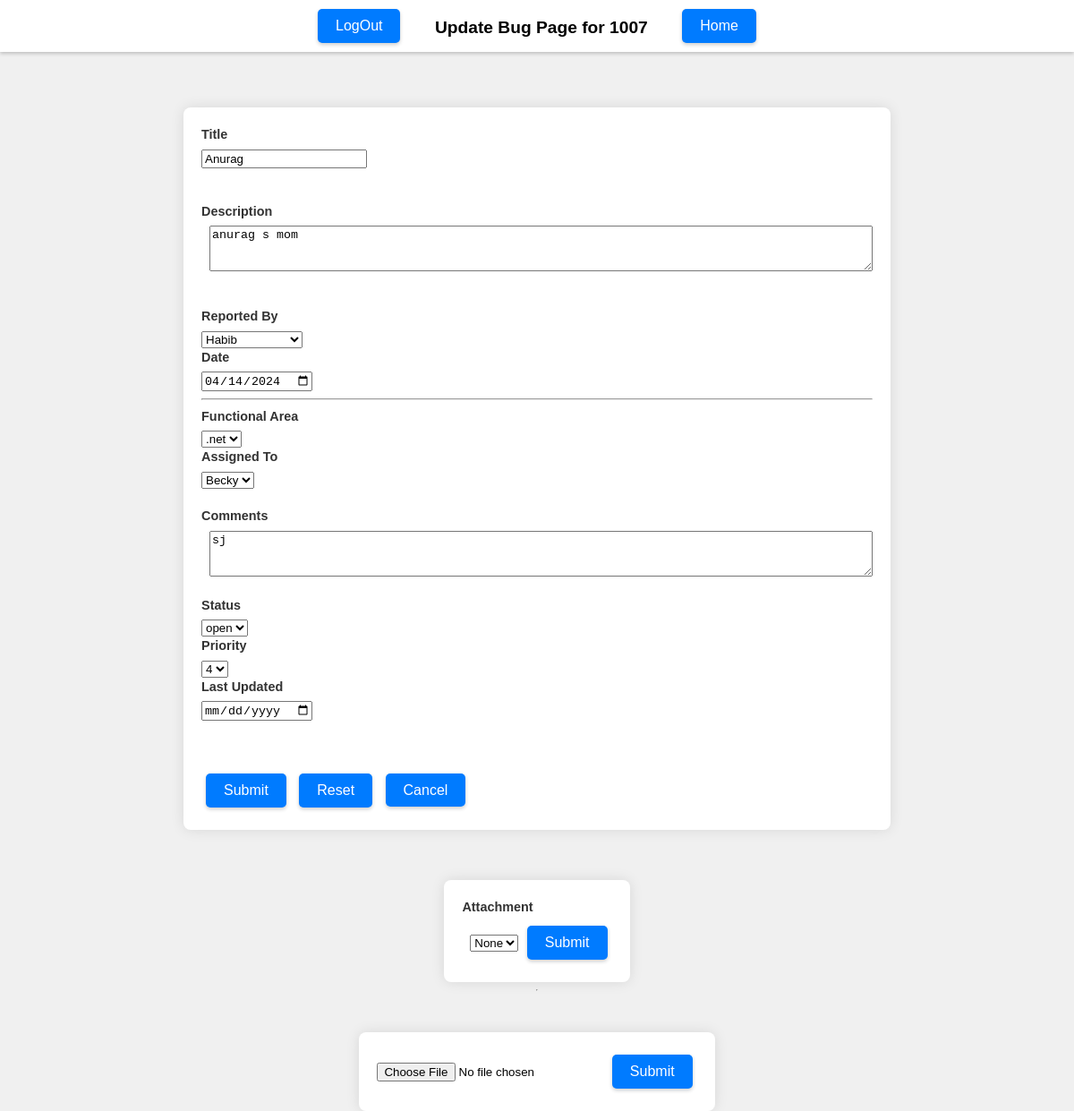
The app's page /update_bug/1007 (signed in), older data.
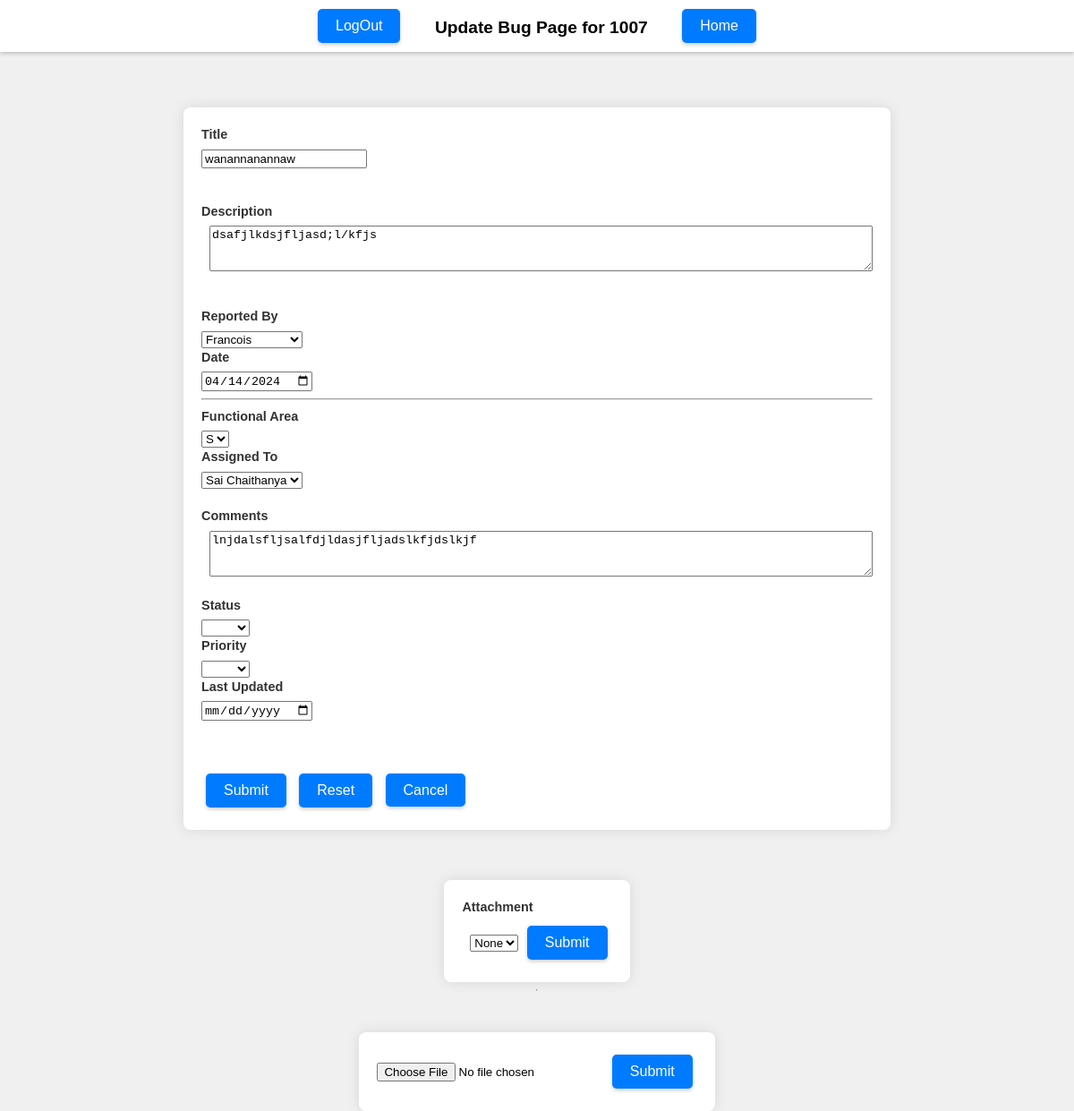
The same page, newer data.
### tables this page shows
CREATE TABLE BUGS (
            bug_id INTEGER NOT NULL PRIMARY KEY AUTOINCREMENT,
            problem_summary TEXT,
            problem TEXT,
            reported_by TEXT,
            entry_date TEXT,
            areas TEXT,
            assigned_to TEXT,
            comments TEXT,
            status TEXT,
            priority TEXT,
            resolved_date TEXT, program_options varchar(30));

CREATE TABLE `employees` ( `emp_id` INTEGER NOT NULL PRIMARY KEY AUTOINCREMENT, `name` varchar(32) NOT NULL, `username` varchar(32) NOT NULL, `password` varchar(32) NOT NULL, `userlevel` int(11) NOT NULL);

### app.py (the view, shortened to what this page needs)
@app.route("/update_bug/<bug_id>",methods=["GET","POST"])
def update_bug(bug_id):
    if "loggedin" not in session:
        return render_template("login.html")
    db = get_db()
    query = f"select * from bugs where bug_id={bug_id}"
    cur = db.execute(query)
    data = cur.fetchone()
    programs = get_programs()
    employees = get_employees()
    areas = get_area()
    status=["open","closed","resolved"]
    priority = ["1","2","3","4","5","6"]
    attach_cur = db.execute(f'select * from attach where bug_id={bug_id}')
    attach = attach_cur.fetchall()
    return render_template("update_bug.html",bug_id=bug_id,data=data,programs=programs,\
                           employees=employees,areas=areas,\
                            status=status,priority=priority)

### app.py (called while the page is built)
def connect_db():
    sql = sqlite3.connect('/Users/anurag/Documents/CSULB/Sem 4/CECS 544/Assignments/Semester Project/Bug_Hound-Project-main/final_project/server/db/bughound.db')
    sql.row_factory = sqlite3.Row
    return sql

def get_db():
    if not hasattr(g,"sqlite3"):
        g.sqlite_db = connect_db()
    return g.sqlite_db

def get_programs():
    db=get_db()
    cur = db.execute('select * from programs')
    programs = cur.fetchall()
    return programs

def get_employees():
    db=get_db()
    cur = db.execute('select * from employees')
    employees = cur.fetchall()
    return employees

def get_area():
    db = get_db()
    cur = db.execute("select * from areas")
    areas = cur.fetchall()
    return areas

### templates/update_bug.html (shortened to what this page needs)
<!DOCTYPE html>
<html lang="en">
<head>
    <link rel="stylesheet" href="{{ url_for('static', filename='css/database_maintenance.css') }}">
</head>
<body>
    <div class="header">
        <div class="navigation">
            <a href="{{url_for('logout')}}" class="btn header-btn">LogOut</a>
            <span class="header-title">Update Bug Page for {{bug_id}}</span>
            <a href="{{url_for('index_page')}}" class="btn header-btn">Home</a>
        </div>
    </div>
    <form method="POST" action="{{url_for('update_bug',bug_id=bug_id)}}">
        <div class="form-row">
            <label for="problem_summary">Title</label>
            <input type="text" id="problem_summary" name="problem_summary" value="{{ data.problem_summary }}">
        </div>
        <br/>
        <div class="form-row" style="margin-top:20px;">
            <label style="vertical-align:top" for=problem>Description</label>
            <textarea name="problem" id="problem" cols="90" rows="3" >{{ data.problem }}</textarea>
        </div>
        <br/>
        <br/>
        <div class="form-row">
            <label id="reported_by">Reported By</label>
            <select id ="reported_by" name="reported_by">
                {% for employee in employees %}
                <option value="{{ employee.name }}" {% if employee.name == data.reported_by %}selected{% endif %}>{{ employee.name }}</option>
                {% endfor %}
            </select>
            <label for="entry_date">Date</label>
            <input type="date" id="entry_date" name="entry_date" value="{{ data.entry_date }}"><br>
        </div>
        <hr/>
        <div class="form-row">
            <label id="areas">Functional Area</label>
            <select id ="areas" name="areas">
                {% for area in areas %}
                <option value="{{area.area}}" {% if area.area == data.areas %}selected{% endif %}>{{ data.areas }}</option>
                {% endfor %}
            </select>
            <label id="assigned_to">Assigned To</label>
            <select id ="assigned_to" name="assigned_to">
                {% for employee in employees %}
                <option value="{{employee.name}}" {% if employee.name == data.assigned_to %}selected{% endif %}>{{data.assigned_to}}</option>
                {% endfor %}
            </select>
        </div>
        <div class="form-row" style="margin-top:20px;">
            <label style="vertical-align:top" for=comments>Comments</label>
            {% if data[0][11] %}
                <textarea name="comments" id="comments" cols="90" rows="3">{{ data.comments }}</textarea>
            {% else %}
            <textarea name="comments" id="comments" cols="90" rows="3">{{ data.comments }}</textarea>
            {% endif %}
        </div>
        <br/>
         <div class="form-row">
            <label id="status">Status</label>
            <select id ="status" name="status">
                <option style="display:none;"></option>
                {% for stat in status %}
                <option value="{{stat}}" {% if stat == data.status %}selected{% endif %}>{{data.status}}</option>
                {% endfor %}
            </select>
            <label id="priority">Priority</label>
            <select id ="priority" name="priority">
            <option style="display:none;"></option>
            {% for prior in priority %}
            <option value="{{prior}}" {% if prior == data.priority %}selected{% endif %}>{{data.priority}}</option>
            {% endfor %}
            </select>
        </div>
        <div>
            <label for="resolved_date">Last Updated</label>
            <input type="date" id="resolved_date" name="resolved_date" value="{{data[0][17]}}">
        </div>
        <br/>
        <br/>
        <br/>
        <div class="button-row">
            <input type="submit" class="btn" value="Submit">
            <input type="reset" class="btn" value="Reset">
            <a href="{{url_for('index_page')}}" class="btn" style="text-decoration: none; color: white;">Cancel</a>
        </div>
    </form>
    <br/>
    <br/>
    <form action="{{url_for('view_attachment')}}" method="post">
        <label for="options"><b>Attachment</b></label>
        <select name="options">
            <option value="None" selected>None</option>
        </select>
        <input type="submit" class="btn" value ="Submit">
    </form>
    <hr/>
    <br/>
    <form action = "{{url_for('upload_attachment',bug_id=bug_id)}}" method = "post" enctype="multipart/form-data">
        <input type="file" name="file" />
        <input type = "submit" class="btn" value="Submit">
    </form>
</body>
</html>

### static/css/database_maintenance.css (style rules this page uses)
body { background-color: #f0f0f0; font-family: Arial, sans-serif; margin: 0; padding-top: 100px; display: flex; flex-direction: column; align-items: center; }
.header { width: 100%; display: flex; flex-direction: row; align-items: center; padding: 10px 0; background: #fff; box-shadow: 0 2px 4px rgba(0,0,0,0.2); position: fixed; top: 0; z-index: 1000; }
label { display: block; margin-bottom: 5px; font-weight: bold; }
form { background-color: white; padding: 20px; border-radius: 8px; box-shadow: 0px 0px 15px rgba(0,0,0,0.1); margin-top: 20px; }
label { font-size: 0.9rem; line-height: 1.5; color: #333; }
.btn, input[type="submit"], input[type="reset"], button[type="button"] { box-shadow: 0px 2px 4px rgba(0,0,0,0.2); transition: background-color 0.3s ease, box-shadow 0.3s ease; }
.navigation { display: flex; justify-content: space-between; padding: 0 20px; width: 100%; max-width: 500px; margin: auto; }
.btn, input[type="submit"], input[type="reset"], button[type="button"], .button-row .btn { padding: 10px 20px; background-color: #007bff; color: white; border: none; border-radius: 5px; cursor: pointer; text-decoration: none; margin: 5px; font-size: inherit; }
.header-btn { padding: 10px 20px; background-color: #007bff; color: white; border: none; border-radius: 5px; cursor: pointer; margin: 0 5px; }
.header-title { margin-top: 10px; text-align: center; width: 100%; font-size: larger; font-weight: 700; }

Row changes from the older to the newer data that the page shows:
changed BUGS: problem_summary "Anurag" → "wanannanannaw"; problem "anurag s mom" → "dsafjlkdsjfljasd;l/kfjs"; reported_by "Habib" → "Francois"; areas ".net" → "S"; assigned_to "Becky" → "Sai Chaithanya"; comments "sj" → "lnjdalsfljsalfdjldasjfljadslkfjdslkjf"; status "open" → (not shown); priority "4" → (not shown)
